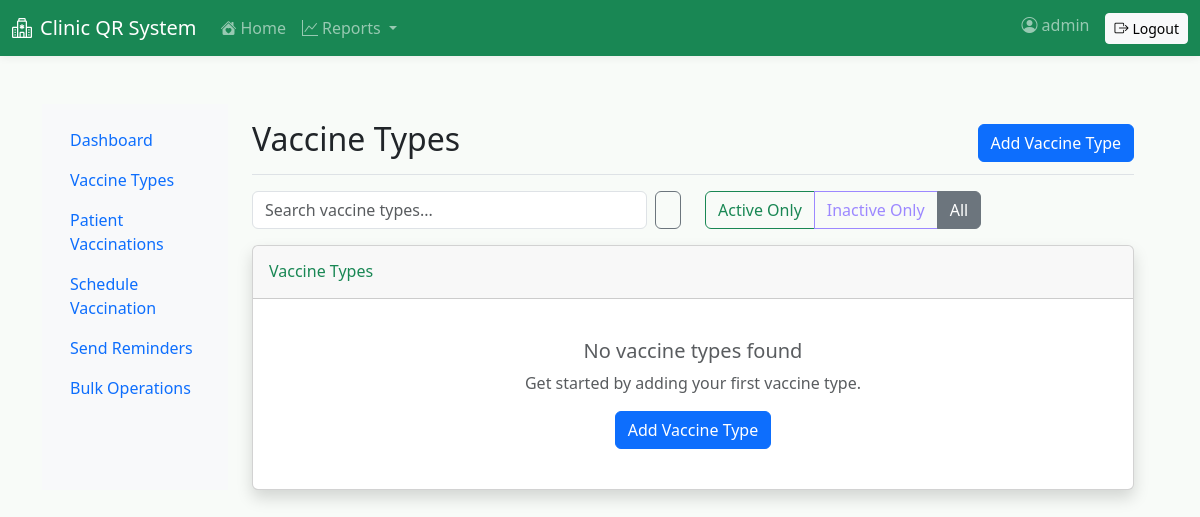
Before: /vaccinations/vaccine-types/ (signed in) with the older database file.
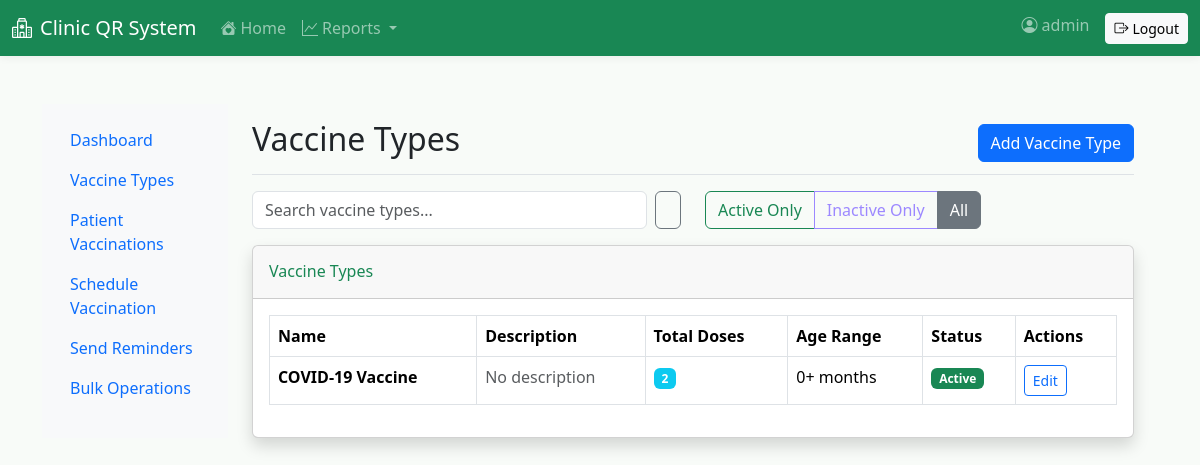
After: the same page with the newer database file.
### vaccinations/models.py (models this page shows, shortened)
class VaccineType(models.Model):
    name = models.CharField(max_length=100, unique=True)
    description = models.TextField(blank=True)
    total_doses_required = models.PositiveIntegerField(
        default=1,
        validators=[MinValueValidator(1), MaxValueValidator(10)],
        help_text="Total number of doses required for complete vaccination"
    )
    dose_intervals = models.JSONField(
        default=list,
        help_text="List of intervals in days between doses (e.g., [0, 28, 180] for 0, 1 month, 6 months)"
    )
    age_minimum = models.PositiveIntegerField(
        default=0,
        help_text="Minimum age in months for this vaccine"
    )
    age_maximum = models.PositiveIntegerField(
        null=True, blank=True,
        help_text="Maximum age in months for this vaccine (null for no limit)"
    )
    is_active = models.BooleanField(default=True)
    created_at = models.DateTimeField(auto_now_add=True)
    class Meta:
        ordering = ['name']

### vaccinations/views.py (the view)
# urls.py: path('vaccine-types/', views.vaccine_type_list, name='vaccine_type_list'),
@login_required
def vaccine_type_list(request):
    vaccine_types = VaccineType.objects.all().order_by('name')
    search_query = request.GET.get('search', '')
    if search_query:
        vaccine_types = vaccine_types.filter(
            Q(name__icontains=search_query) |
            Q(description__icontains=search_query)
        )
    active_filter = request.GET.get('active', '')
    if active_filter == 'true':
        vaccine_types = vaccine_types.filter(is_active=True)
    elif active_filter == 'false':
        vaccine_types = vaccine_types.filter(is_active=False)
    paginator = Paginator(vaccine_types, 20)
    page_number = request.GET.get('page')
    page_obj = paginator.get_page(page_number)
    context = {
        'page_obj': page_obj,
        'search_query': search_query,
        'active_filter': active_filter,
    }
    return render(request, 'vaccinations/vaccine_type_list.html', context)

### vaccinations/templates/vaccinations/vaccine_type_list.html (shortened to what the changed rows need)
{% extends 'vaccinations/base.html' %}
{% block page_title %}Vaccine Types{% endblock %}
{% block page_content %}
<div class="card shadow">
    <div class="card-body">
        {% if page_obj %}
            <div class="table-responsive">
                <table class="table table-bordered">
                    <thead>
                        <tr>
                            <th>Name</th>
                            <th>Description</th>
                            <th>Total Doses</th>
                            <th>Age Range</th>
                            <th>Status</th>
                            <th>Actions</th>
                        </tr>
                    </thead>
                    <tbody>
                        {% for vaccine_type in page_obj %}
                        <tr>
                            <td>
                                <strong>{{ vaccine_type.name }}</strong>
                            </td>
                            <td>
                                {% if vaccine_type.description %}
                                    {{ vaccine_type.description|truncatewords:10 }}
                                {% else %}
                                    <span class="text-muted">No description</span>
                                {% endif %}
                            </td>
                            <td>
                                <span class="badge bg-info">{{ vaccine_type.total_doses_required }}</span>
                            </td>
                            <td>
                                {% if vaccine_type.age_maximum %}
                                    {{ vaccine_type.age_minimum }}-{{ vaccine_type.age_maximum }} months
                                {% else %}
                                    {{ vaccine_type.age_minimum }}+ months
                                {% endif %}
                            </td>
                            <td>
                                {% if vaccine_type.is_active %}
                                    <span class="badge bg-success">Active</span>
                                {% else %}
                                    <span class="badge bg-secondary">Inactive</span>
                                {% endif %}
                            </td>
                            <td>
                                <div class="btn-group btn-group-sm" role="group">
                                    <a href="{% url 'vaccinations:vaccine_type_edit' vaccine_type.pk %}"
                                       class="btn btn-outline-primary">
                                         Edit
                                    </a>
                                </div>
                            </td>
                        </tr>
                        {% endfor %}
                    </tbody>
                </table>
            </div>
        {% else %}
            <div class="text-center py-4">
                <h5 class="text-muted">No vaccine types found</h5>
                {% if search_query %}
                    <p class="text-muted">Try adjusting your search criteria.</p>
                {% else %}
                    <p class="text-muted">Get started by adding your first vaccine type.</p>
                    <a href="{% url 'vaccinations:vaccine_type_create' %}" class="btn btn-primary">
                         Add Vaccine Type
                    </a>
                {% endif %}
            </div>
        {% endif %}
    </div>
</div>
{% endblock %}

Changed rows visible on the page:
added VaccineType: name "COVID-19 Vaccine", description "No description", total_doses_required "2", age_minimum "0", is_active "Active"
Other visible differences:
text no longer shown: "No vaccine types found Get started by adding your first vaccine type. Add Vaccine Type"
text now shown: "Name Description Total Doses Age Range Status Actions"
